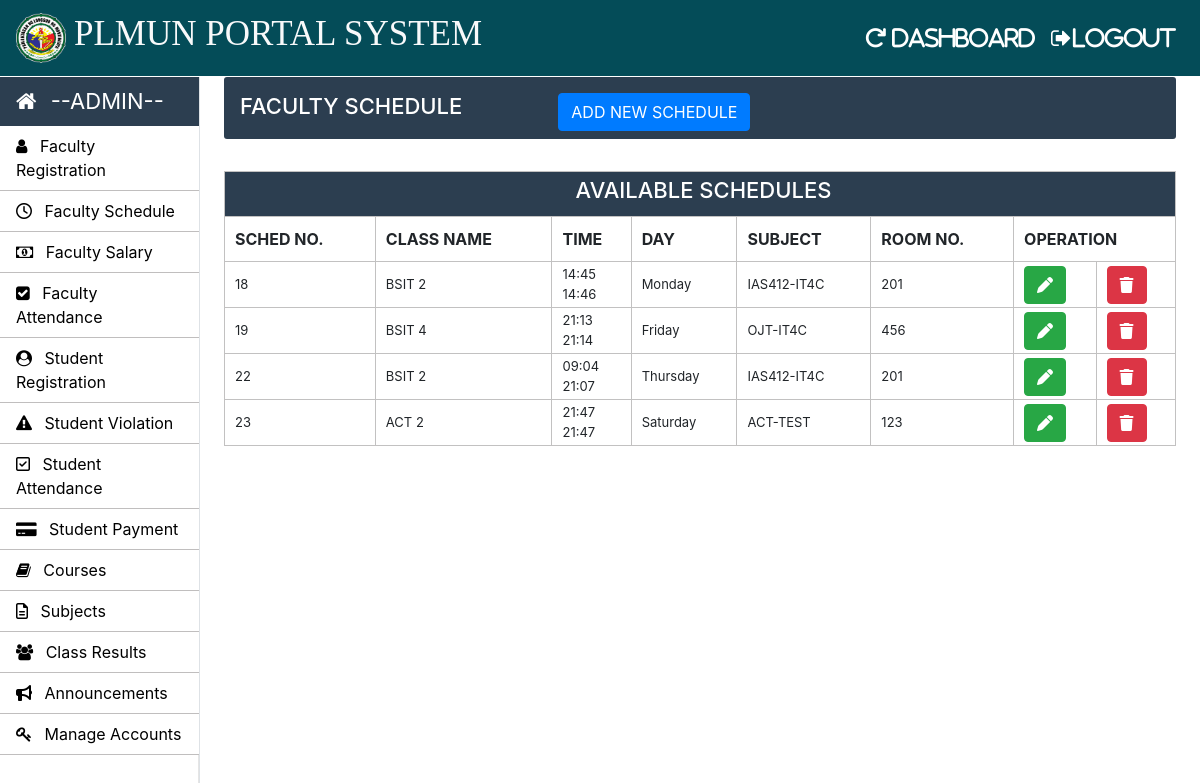
Screenshot of /Admin/time-table-edit.php (signed in) with the database file from the repository.
### tables this page shows
CREATE TABLE `time_table` (
  `id` int(11) NOT NULL,
  `course_code` varchar(10) NOT NULL,
  `semester` int(11) NOT NULL,
  `timing_from` varchar(10) NOT NULL,
  `timing_to` varchar(10) NOT NULL,
  `day` varchar(20) NOT NULL,
  `subject_code` varchar(20) NOT NULL,
  `room_no` int(11) NOT NULL
);

CREATE TABLE `weekdays` (
  `day_id` int(11) NOT NULL,
  `day_name` varchar(15) NOT NULL
);

### Admin/time-table-edit.php (the view, shortened to what this page needs)
<?php
		require_once "../connection/connection.php";
	?>
<!doctype html>
<html lang="en">
	<head>
	</head>
	<body>
		<?php include('../common/admin-header.php') ?>
		<?php include('../common/admin-sidebar.php') ?>
		<?php
		$sql = "SELECT * FROM time_table inner join weekdays on day_id where time_table.day = weekdays.day_id";
		$result = mysqli_query($con , $sql);
		$resultCheck = mysqli_num_rows($result);
		?>
		<main role="main" class="col-xl-10 col-lg-9 col-md-8 ml-sm-auto px-md-4 mb-2 w-100">
			<div class="sub-main">
				<div class="text-center d-flex flex-wrap flex-md-nowrap pt-3 pb-2 mb-3 text-white admin-dashboard pl-3">
					<div class="d-flex">
						<h4 class="mr-5">FACULTY SCHEDULE </h4>
						<button type="button" class="btn btn-primary ml-5" data-toggle="modal" data-target=".bd-example-modal-lg">ADD NEW SCHEDULE</button>
					</div>
				</div>
				<div class="row">
								<div class="col-md-8"></div>
								<div class="col-md-3 ml-5 ">
									<div class="col-md-12 pt-3 ml-5">
									</div>
								</div>
							</div>
<table class="w-100 table-elements table-three-tr" cellpadding="3">
										<tr class="table-tr-head table-three text-white">
											<td colspan="8" class="text-center text-white"><h4>AVAILABLE SCHEDULES</h4></td>
										</tr>
										<tr class="table-tr-head">
											<th>SCHED NO.</th>
											<th>CLASS NAME</th>
											<th>TIME</th>
											<th>DAY</th>
											<th>SUBJECT</th>
											<th>ROOM NO.</th>
											<th colspan=2>OPERATION</th>
										</tr>
										<?php
										 if($resultCheck > 0){
											while($row = mysqli_fetch_assoc($result)){
												echo "<tr>";
												echo "<td>".$row["id"]."</td>";
												echo "<td>".$row["course_code"]." ".$row["semester"]."</td>";
												echo "<td>" .$row["timing_from"]."<br>".$row["timing_to"]."</td>";
												echo "<td>".$row["day_name"]."</td>";
												echo "<td>".$row["subject_code"]."</td>";
												echo "<td>".$row["room_no"]."</td>";
												echo '<td><a href="edit-time-table.php?edit='.$row['id'].'" class="btn btn-success"><i class="fas fa-pen"><i/></a></td>';
												echo '<td><a href="time-table-edit.php?delete='.$row['id'].'" class="btn btn-danger"><i class="fas fa-trash"><i/></a></td>';
												echo "</tr>";
											}
										}
										?>
									</table>
                                    </main>
	</body>
</html>

### Css/style.css (style rules this page uses)
h4 { font-size: 22px; }
.admin-dashboard { margin-top: 1px !important; background: #2c3e50 !important; border-radius: 3px; }
.table-elements tr, td, th { font-size: 13px; border: 1px solid rgb(194, 193, 193); padding-left: 10px !important; }
.table-three { background: #2c3e50 !important; }
.table-tr-head { height: 45px !important; padding: 10px !important; margin-top: 5px !important; }
.table-font-for-transcript td, th { font-size: 16px !important; }

### rows the page displays
time_table: id "18", course_code "BSIT", semester "2", timing_from "14:45", timing_to "14:46", weekdays.day_name "Monday", subject_code "IAS412-IT4C", room_no "201"
time_table: id "19", course_code "BSIT", semester "4", timing_from "21:13", timing_to "21:14", weekdays.day_name "Friday", subject_code "OJT-IT4C", room_no "456"
time_table: id "22", course_code "BSIT", semester "2", timing_from "09:04", timing_to "21:07", weekdays.day_name "Thursday", subject_code "IAS412-IT4C", room_no "201"
time_table: id "23", course_code "ACT", semester "2", timing_from "21:47", timing_to "21:47", weekdays.day_name "Saturday", subject_code "ACT-TEST", room_no "123"
